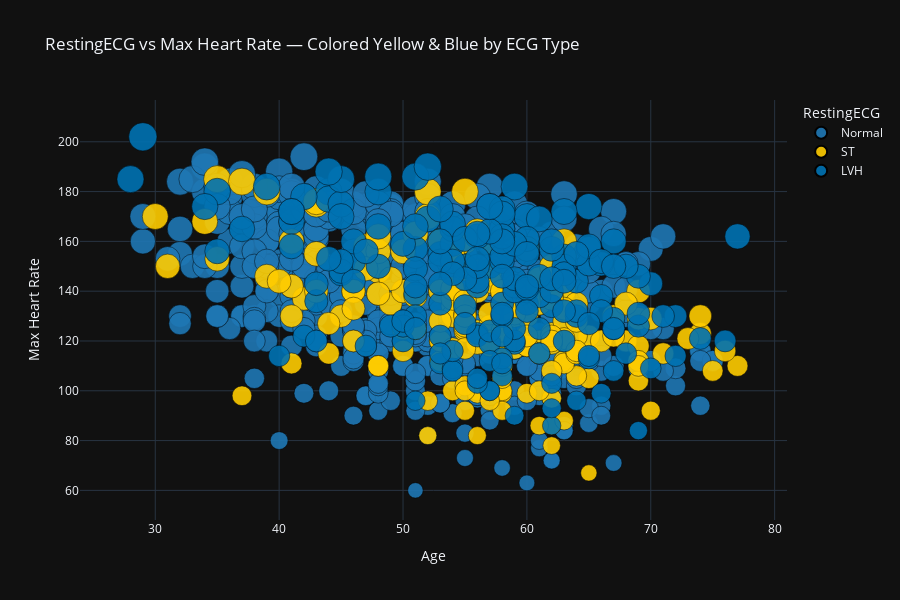

Notebook source saved alongside this figure:
### Code cell
# --- 3. Exploratory Data Analysis (EDA) ---
# Load data
df = pd.read_csv("C:/Users/re/DSI/Heart-Failure-Prediction/raw_data/heart.csv")

# Create 'HeartFailure' column if not present
if 'HeartFailure' not in df.columns and 'HeartDisease' in df.columns:
    df['HeartFailure'] = df['HeartDisease']

# Optional: Clean extreme BP values
df_cleaned = df[(df['RestingBP'] >= 80) & (df['RestingBP'] <= 180)]

# Define custom color sequence: Blue, Yellow, Dark Blue
custom_colors = ['#1f77b4', '#ffcc00', '#0072B2']

# Plot
fig = px.scatter(
    df_cleaned,
    x='Age',
    y='MaxHR',
    color='RestingECG',
    size='MaxHR',
    labels={'Age': 'Age', 'MaxHR': 'Max Heart Rate'},
    template='plotly_dark',
    opacity=0.9,
    color_discrete_sequence=custom_colors,
    title='RestingECG vs Max Heart Rate — Colored Yellow & Blue by ECG Type'
)

fig.update_traces(marker=dict(line=dict(width=0.5, color='black')))
fig.update_layout(height=600)
fig.show()

### Figure 1 — Plotly figure (JSON) as saved in the notebook; plotly's stock layout.template omitted (floating-point values rounded to 4 significant figures; data arrays with more than 128 entries replaced by an {"elided": "..."} marker saying what was removed)
{"data": [{"hovertemplate": "RestingECG=Normal<br>Age=%{x}<br>Max Heart Rate=%{marker.size}<extra></extra>", "legendgroup": "Normal", "marker": {"color": "#1f77b4", "line": {"color": "black", "width": 0.5}, "opacity": 0.9, "size": {"elided": "547 int values"}, "sizemode": "area", "sizeref": 0.505, "symbol": "circle"}, "mode": "markers", "name": "Normal", "orientation": "v", "showlegend": true, "type": "scatter", "x": {"elided": "547 int values"}, "xaxis": "x", "y": {"elided": "547 int values"}, "yaxis": "y"}, {"hovertemplate": "RestingECG=ST<br>Age=%{x}<br>Max Heart Rate=%{marker.size}<extra></extra>", "legendgroup": "ST", "marker": {"color": "#ffcc00", "line": {"color": "black", "width": 0.5}, "opacity": 0.9, "size": {"elided": "177 int values"}, "sizemode": "area", "sizeref": 0.505, "symbol": "circle"}, "mode": "markers", "name": "ST", "orientation": "v", "showlegend": true, "type": "scatter", "x": {"elided": "177 int values"}, "xaxis": "x", "y": {"elided": "177 int values"}, "yaxis": "y"}, {"hovertemplate": "RestingECG=LVH<br>Age=%{x}<br>Max Heart Rate=%{marker.size}<extra></extra>", "legendgroup": "LVH", "marker": {"color": "#0072B2", "line": {"color": "black", "width": 0.5}, "opacity": 0.9, "size": {"elided": "185 int values"}, "sizemode": "area", "sizeref": 0.505, "symbol": "circle"}, "mode": "markers", "name": "LVH", "orientation": "v", "showlegend": true, "type": "scatter", "x": {"elided": "185 int values"}, "xaxis": "x", "y": {"elided": "185 int values"}, "yaxis": "y"}], "layout": {"height": 600, "legend": {"itemsizing": "constant", "title": {"text": "RestingECG"}, "tracegroupgap": 0}, "title": {"text": "RestingECG vs Max Heart Rate — Colored Yellow & Blue by ECG Type"}, "xaxis": {"anchor": "y", "domain": [0, 1], "title": {"text": "Age"}}, "yaxis": {"anchor": "x", "domain": [0, 1], "title": {"text": "Max Heart Rate"}}}}
